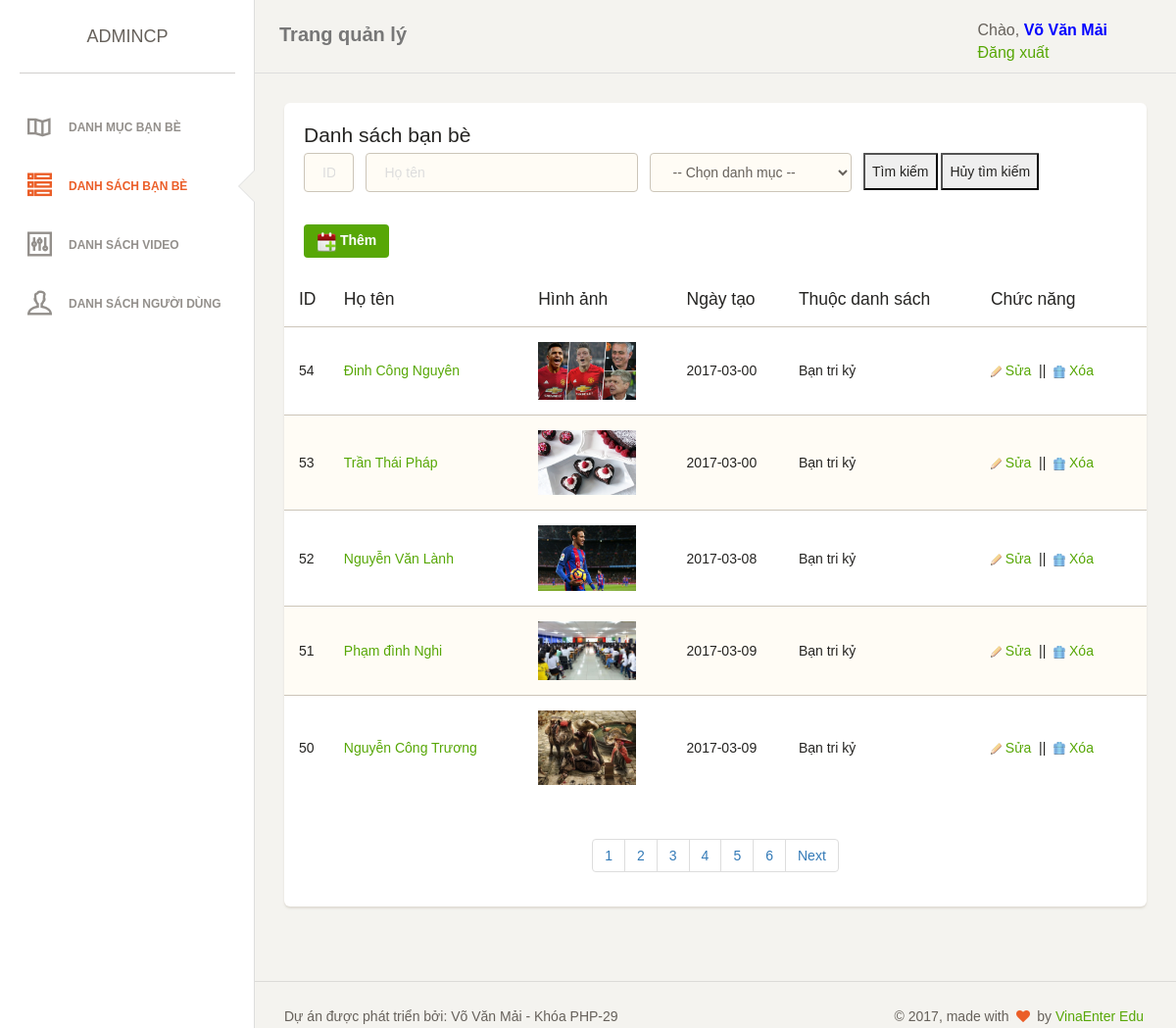
The page /admin/index.php (signed in) on the database its author committed.
### tables this page shows
CREATE TABLE `friends` (
  `fid` int(255) NOT NULL,
  `fname` varchar(100) NOT NULL,
  `preview` varchar(1000) NOT NULL,
  `detail` text NOT NULL,
  `date_create` date NOT NULL,
  `friend_list_id` int(10) NOT NULL,
  `fread` int(10) NOT NULL,
  `picture` varchar(100) NOT NULL
);

CREATE TABLE `friend_list` (
  `fl_id` int(10) NOT NULL,
  `fl_name` varchar(100) NOT NULL
);

### admin/index.php (the view, shortened to what this page needs)
<?php
    require_once $_SERVER['DOCUMENT_ROOT'].'/templates/admin/req/header.php';
?>
<body>
<div class="wrapper">
	<div class="sidebar" data-background-color="white" data-active-color="danger">
    	   <?php
                require_once $_SERVER['DOCUMENT_ROOT'].'/templates/admin/req/left_bar.php';
           ?>
    </div>
    <div class="main-panel">
		<nav class="navbar navbar-default">
            <div class="container-fluid">
                <div class="navbar-header">
                    <a class="navbar-brand" href="/admin">Trang quản lý</a>
                </div>
                <?php
                    require_once $_SERVER['DOCUMENT_ROOT'].'/templates/admin/req/noi_logout.php';
                ?>
            </div>
            <?php
            $queryTSD="SELECT count(fid) AS tongsodong FROM friends";
            $resultTSD=$mysqli->query($queryTSD);
            $arTSD=mysqli_fetch_assoc($resultTSD);
            $tongsodong=$arTSD['tongsodong'];
            $row_count=ROW_COUNTDS;
            $sotrang=ceil($tongsodong/$row_count);
            if(isset($_GET['page'])){
                $current_page=$_GET['page'];
            }else{
                $current_page=1;
            }
            $offset=($current_page-1)*$row_count;
            ?>
        </nav>
        <div class="content">
            <div class="container-fluid">
                <div class="row">
                    <div class="col-md-12">
                        <div class="card">
                            <div class="header">
                                <h4 class="title">Danh sách bạn bè</h4>
                                <form action="" method="post">
                                	<div class="row">
                                        <div class="col-md-1">
                                            <div class="form-group">
                                                <input type="text" name="id" class="form-control border-input" value=""  placeholder="ID">
                                            </div>
                                        </div>
                                        <div class="col-md-4">
                                            <div class="form-group">
                                                <input type="text" name="fullname" class="form-control border-input" placeholder="Họ tên" value="">
                                            </div>
                                        </div>
                                        <div class="col-md-3">
                                            <div class="form-group">
                                                <select name="friend_list" class="form-control border-input">
                                                    <option value="0">-- Chọn danh mục --</option>
                                                </select>
                                            </div>
                                        </div>
                                        <div class="col-md-4">
                                        	<div class="form-group">
		                                        <input type="submit" name="search" value="Tìm kiếm" class="is" />
		                                        <input type="submit" name="reset" value="Hủy tìm kiếm" class="is" />
	                                        </div>
                                        </div>
                                    </div>
                                </form>
                                <a href="addDS.php" class="addtop"><img src="/templates/admin/assets/img/add.png" alt="" /> Thêm</a>
                            </div>
                            <div class="content table-responsive table-full-width">
                                <table class="table table-striped">
                                    <thead>
                                        <th>ID</th>
                                    	<th>Họ tên</th>
                                    	<th>Hình ảnh</th>
                                    	<th>Ngày tạo</th>
                                    	<th>Thuộc danh sách</th>
                                    	<th>Chức năng</th>
                                    </thead>
                                    <tbody>
                                        <?php
                                            $query="SELECT friends.*,friend_list.fl_name
                                                    FROM friends
                                                    JOIN friend_list
                                                    ON friends.friend_list_id=friend_list.fl_id
                                                    ORDER BY fid DESC LIMIT {$offset},{$row_count}";
                                            $result=$mysqli->query($query);
                                            while($arFriends=mysqli_fetch_assoc($result)){
                                                    $fid=$arFriends['fid'];
                                                    $fname=$arFriends['fname'];
                                                    $picture=$arFriends['picture'];
                                                    $date_create=$arFriends['date_create'];
                                                    $fl_name=$arFriends['fl_name'];
                                                    $urlDel="delDS.php?id=$fid";
                                                    $urlEdit="editDS.php?id=$fid";
                                        ?>
                                        <tr>
                                        	<td><?php echo $fid ?></td>
                                        	<td><a href="edit.html"><?php echo $fname ?></a></td>
                                        	<td>
                                            <?php
                                                if($picture==''){
                                                    echo "Không có hình ảnh";
                                                }else{
                                            ?>
                                                    <img src="/files/<?php echo $picture ?>" alt="" width="100px" />
                                                <?php } ?>
                                            </td>
                                        	<td><?php echo $date_create ?></td>
                                        	<td><?php echo $fl_name ?></td>
                                        	<td>
                                        		<a href="<?php echo $urlEdit; ?>"><img src="/templates/admin/assets/img/edit.gif" alt="" /> Sửa</a> &nbsp;||&nbsp;
                                        		<a href="<?php echo $urlDel; ?>"onclick="return confirm('Bạn có chắn chắn xóa không ?');"><img src="/templates/admin/assets/img/del.gif" alt="" /> Xóa</a>
                                        	</td>
                                        </tr>
                                       <?php } ?>
                                    </tbody>
                                </table>
								<div class="text-center">
								    <ul class="pagination">
                                    <?php
                                        for ($i=1; $i <=$sotrang ; $i++) {
                                            if($i==$current_page){
                                                $active='class="active"';
                                            }else{
                                                $active="";
                                            }
                                    ?>
								        <li><a href="index.php?page=<?php echo $i; ?>" title="" <?php echo $active; ?>><?php echo $i; ?></a></li>
								       <?php } ?>
                                    <?php
                                        if($current_page<$sotrang&&$sotrang>1){
                                            $next=$current_page+1;
                                     ?>
                                            <li><a href="index.php?page=<?php echo $next; ?>" title="">Next</a></li>
                                      <?php  } ?>
								    </ul>
								</div>
                            </div>
                        </div>
                    </div>
                </div>
            </div>
        </div>
    <?php
                require_once $_SERVER['DOCUMENT_ROOT'].'/templates/admin/req/footer.php';
     ?>

### rows shown on the page
friends: fid "54", fname "Đinh Công Nguyên", picture (picture), date_create "2017-03-00", friend_list.fl_name "Bạn tri kỷ"
friends: fid "53", fname "Trần Thái Pháp", picture (picture), date_create "2017-03-00", friend_list.fl_name "Bạn tri kỷ"
friends: fid "52", fname "Nguyễn Văn Lành", picture (picture), date_create "2017-03-08", friend_list.fl_name "Bạn tri kỷ"
friends: fid "51", fname "Phạm đình Nghi", picture (picture), date_create "2017-03-09", friend_list.fl_name "Bạn tri kỷ"
friends: fid "50", fname "Nguyễn Công Trương", picture (picture), date_create "2017-03-09", friend_list.fl_name "Bạn tri kỷ"

### other values the page prints
$_SESSION['arUser']['fullname'] "Võ Văn Mải"
